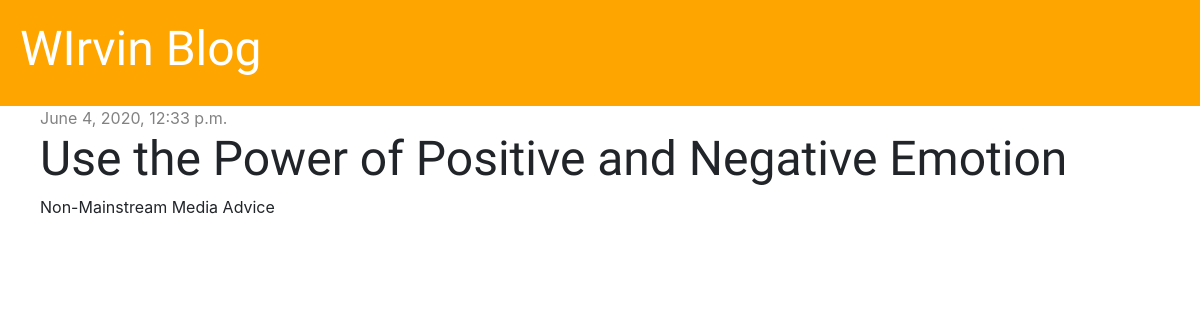
Screenshot of /post/3/ with the database file from the repository.
### blogpost/models.py (models this page shows, shortened)
class Post(models.Model):
    author = models.ForeignKey('auth.User', on_delete=models.CASCADE)
    title = models.CharField(max_length=200)
    text = models.TextField()
    created_date = models.DateTimeField(default=timezone.now)
    published_date = models.DateTimeField(blank=True, null=True)

### blogpost/views.py (the view)
# urls.py: path('post/<int:pk>/', views.post_detail, name='post_detail'),
def post_detail(request, pk):
    post = get_object_or_404(Post, pk=pk)
    stuff_for_front_end = {'post': post}
    return render(request, 'blog/post_detail.html', stuff_for_front_end)

### blogpost/templates/blog/post_detail.html (shortened to what this page needs)
{% extends 'blog/base.html' %}
{% block content %}
    <div class="post">
        {% if post.published_date %}
        <div class="date">
            {{ post.published_date }}
        </div>
        {% endif %}
        <h1>{{ post.title }}</h1>
        <p>{{ post.text|linebreaksbr }}</p>
    </div>
{% endblock %}

### blogpost/static/css/blog.css (style rules this page uses)
h1, h2, h3, h4 { font-family: 'Inconsolata', serif; font-size: 48px; }
.date { color: #828282; }
.post { margin-bottom: 70px; }

### rows the page displays
Post: published_date "June 4, 2020, 12:33 p.m.", title "Use the Power of Positive and Negative Emotion", text "Non-Mainstream Media Advice"
